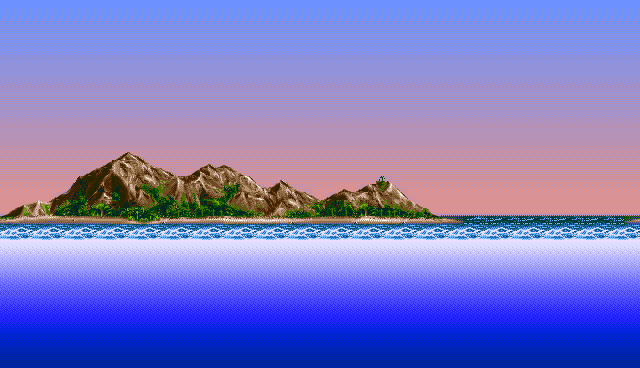

This is a level from a 2D game, rendered from its Tiled map with the project's own tilesets. A one-line summary and the complete map file follow:
An orthogonal 40x23 tile map with 16x16 px tiles, 1 tile layer (Tile Layer 1).

<map version="1.5" tiledversion="1.7.2" orientation="orthogonal" renderorder="right-down" width="40" height="23" tilewidth="16" tileheight="16" infinite="0" nextlayerid="2" nextobjectid="1">
 <tileset firstgid="1" name="background2" tilewidth="16" tileheight="16" tilecount="6169" columns="199">
  <image source="../../assets/background2.png" width="3198" height="507" />
 </tileset>
 <layer id="1" name="Tile Layer 1" width="40" height="23">
  <data encoding="csv">
298,299,300,301,302,303,304,305,306,307,308,309,310,311,312,313,314,315,316,317,318,319,320,321,322,323,324,325,326,327,328,329,330,331,332,333,334,335,336,337,
497,498,499,500,501,502,503,504,505,506,507,508,509,510,511,512,513,514,515,516,517,518,519,520,521,522,523,524,525,526,527,528,529,530,531,532,533,534,535,536,
696,697,698,699,700,701,702,703,704,705,706,707,708,709,710,711,712,713,714,715,716,717,718,719,720,721,722,723,724,725,726,727,728,729,730,731,732,733,734,735,
895,896,897,898,899,900,901,902,903,904,905,906,907,908,909,910,911,912,913,914,915,916,917,918,919,920,921,922,923,924,925,926,927,928,929,930,931,932,933,934,
1094,1095,1096,1097,1098,1099,1100,1101,1102,1103,1104,1105,1106,1107,1108,1109,1110,1111,1112,1113,1114,1115,1116,1117,1118,1119,1120,1121,1122,1123,1124,1125,1126,1127,1128,1129,1130,1131,1132,1133,
1293,1294,1295,1296,1297,1298,1299,1300,1301,1302,1303,1304,1305,1306,1307,1308,1309,1310,1311,1312,1313,1314,1315,1316,1317,1318,1319,1320,1321,1322,1323,1324,1325,1326,1327,1328,1329,1330,1331,1332,
1492,1493,1494,1495,1496,1497,1498,1499,1500,1501,1502,1503,1504,1505,1506,1507,1508,1509,1510,1511,1512,1513,1514,1515,1516,1517,1518,1519,1520,1521,1522,1523,1524,1525,1526,1527,1528,1529,1530,1531,
1691,1692,1693,1694,1695,1696,1697,1698,1699,1700,1701,1702,1703,1704,1705,1706,1707,1708,1709,1710,1711,1712,1713,1714,1715,1716,1717,1718,1719,1720,1721,1722,1723,1724,1725,1726,1727,1728,1729,1730,
1890,1891,1892,1893,1894,1895,1896,1897,1898,1899,1900,1901,1902,1903,1904,1905,1906,1907,1908,1909,1910,1911,1912,1913,1914,1915,1916,1917,1918,1919,1920,1921,1922,1923,1924,1925,1926,1927,1928,1929,
2089,2090,2091,2092,2093,2094,2095,2096,2097,2098,2099,2100,2101,2102,2103,2104,2105,2106,2107,2108,2109,2110,2111,2112,2113,2114,2115,2116,2117,2118,2119,2120,2121,2122,2123,2124,2125,2126,2127,2128,
2288,2289,2290,2291,2292,2293,2294,2295,2296,2297,2298,2299,2300,2301,2302,2303,2304,2305,2306,2307,2308,2309,2310,2311,2312,2313,2314,2315,2316,2317,2318,2319,2320,2321,2322,2323,2324,2325,2326,2327,
2487,2488,2489,2490,2491,2492,2493,2494,2495,2496,2497,2498,2499,2500,2501,2502,2503,2504,2505,2506,2507,2508,2509,2510,2511,2512,2513,2514,2515,2516,2517,2518,2519,2520,2521,2522,2523,2524,2525,2526,
2686,2687,2688,2689,2690,2691,2692,2693,2694,2695,2696,2697,2698,2699,2700,2701,2702,2703,2704,2705,2706,2707,2708,2709,2710,2711,2712,2713,2714,2715,2716,2717,2718,2719,2720,2721,2722,2723,2724,2725,
2885,2886,2887,2888,2889,2890,2891,2892,2893,2894,2895,2896,2897,2898,2899,2900,2901,2902,2903,2904,2905,2906,2907,2908,2909,2910,2911,2912,2913,2914,2915,2916,2917,2918,2919,2920,2921,2922,2923,2924,
3084,3085,3086,3087,3088,3089,3090,3091,3092,3093,3094,3095,3096,3097,3098,3099,3100,3101,3102,3103,3104,3105,3106,3107,3108,3109,3110,3111,3112,3113,3114,3115,3116,3117,3118,3119,3120,3121,3122,3123,
3283,3284,3285,3286,3287,3288,3289,3290,3291,3292,3293,3294,3295,3296,3297,3298,3299,3300,3301,3302,3303,3304,3305,3306,3307,3308,3309,3310,3311,3312,3313,3314,3315,3316,3317,3318,3319,3320,3321,3322,
3482,3483,3484,3485,3486,3487,3488,3489,3490,3491,3492,3493,3494,3495,3496,3497,3498,3499,3500,3501,3502,3503,3504,3505,3506,3507,3508,3509,3510,3511,3512,3513,3514,3515,3516,3517,3518,3519,3520,3521,
3681,3682,3683,3684,3685,3686,3687,3688,3689,3690,3691,3692,3693,3694,3695,3696,3697,3698,3699,3700,3701,3702,3703,3704,3705,3706,3707,3708,3709,3710,3711,3712,3713,3714,3715,3716,3717,3718,3719,3720,
3880,3881,3882,3883,3884,3885,3886,3887,3888,3889,3890,3891,3892,3893,3894,3895,3896,3897,3898,3899,3900,3901,3902,3903,3904,3905,3906,3907,3908,3909,3910,3911,3912,3913,3914,3915,3916,3917,3918,3919,
4079,4080,4081,4082,4083,4084,4085,4086,4087,4088,4089,4090,4091,4092,4093,4094,4095,4096,4097,4098,4099,4100,4101,4102,4103,4104,4105,4106,4107,4108,4109,4110,4111,4112,4113,4114,4115,4116,4117,4118,
4278,4279,4280,4281,4282,4283,4284,4285,4286,4287,4288,4289,4290,4291,4292,4293,4294,4295,4296,4297,4298,4299,4300,4301,4302,4303,4304,4305,4306,4307,4308,4309,4310,4311,4312,4313,4314,4315,4316,4317,
4477,4478,4479,4480,4481,4482,4483,4484,4485,4486,4487,4488,4489,4490,4491,4492,4493,4494,4495,4496,4497,4498,4499,4500,4501,4502,4503,4504,4505,4506,4507,4508,4509,4510,4511,4512,4513,4514,4515,4516,
4676,4677,4678,4679,4680,4681,4682,4683,4684,4685,4686,4687,4688,4689,4690,4691,4692,4693,4694,4695,4696,4697,4698,4699,4700,4701,4702,4703,4704,4705,4706,4707,4708,4709,4710,4711,4712,4713,4714,4715
</data>
 </layer>
</map>